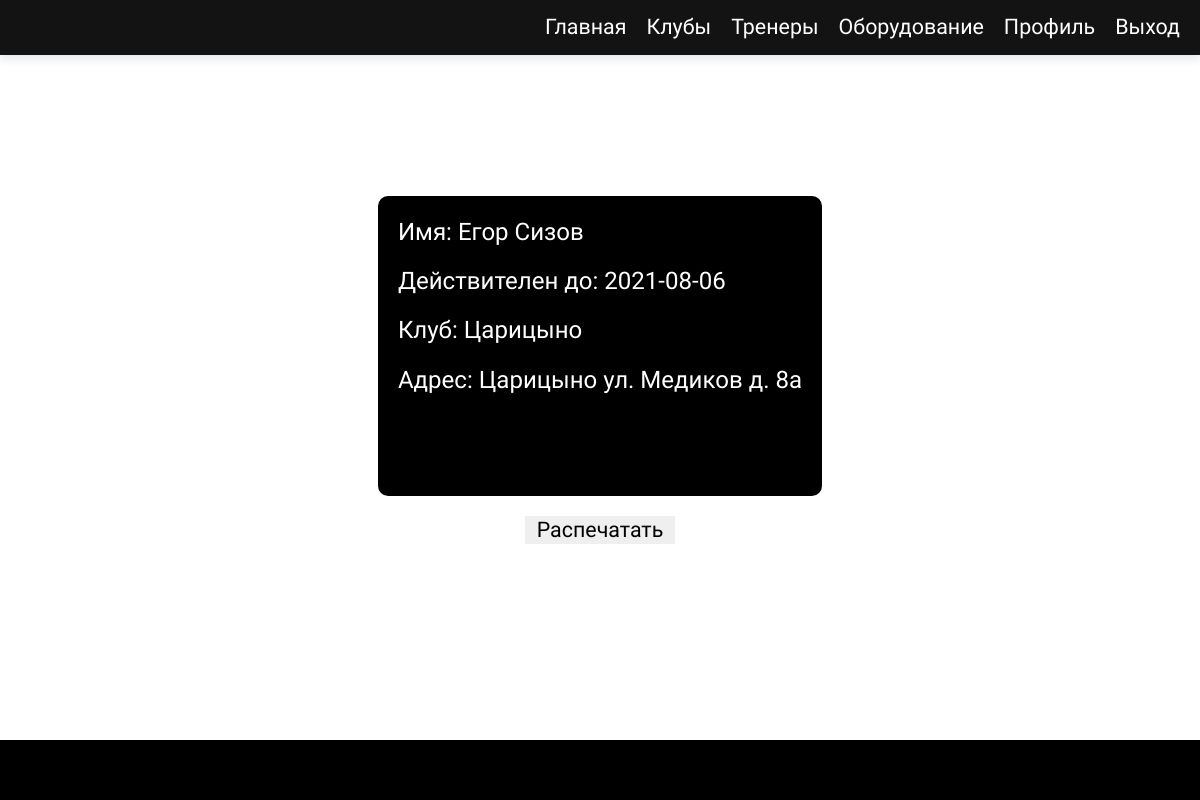
/ticket (signed in), run on an earlier commit of the app's database.
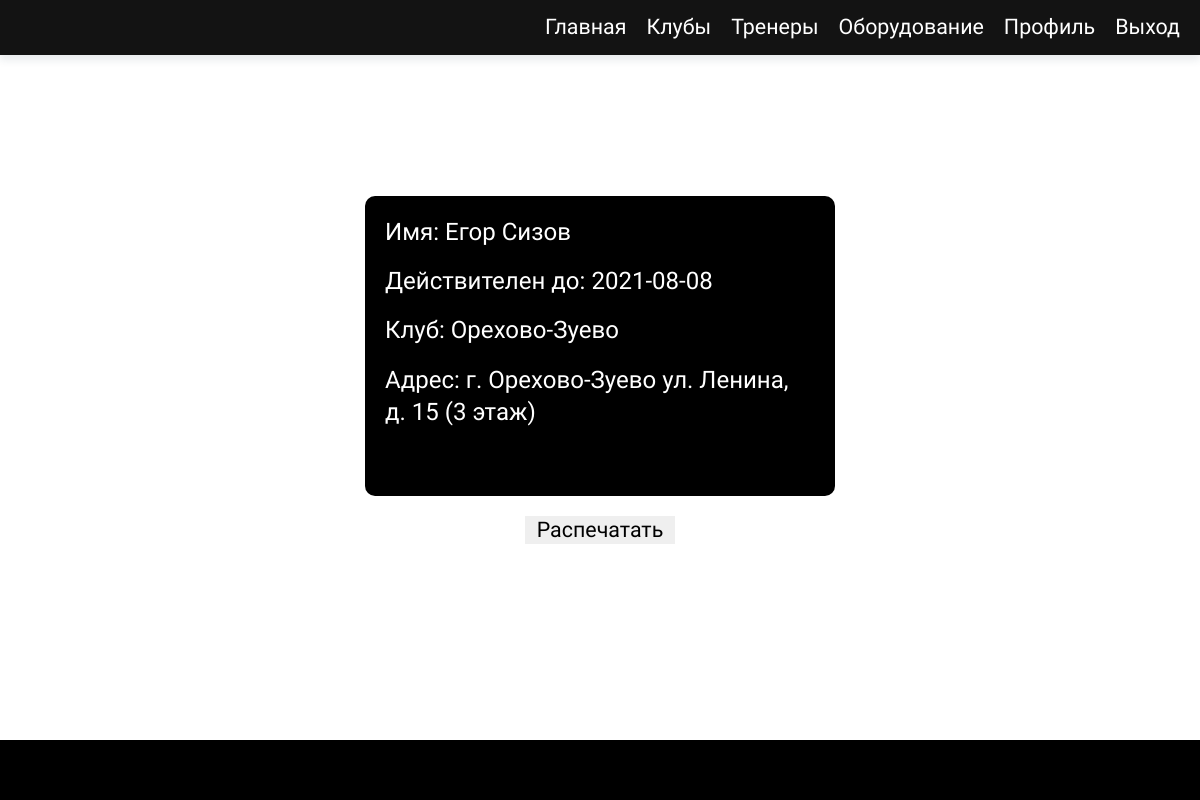
And on a later commit of the database.
### app.py (models this page shows)
class Ticket(db.Model):
    ticket_id = db.Column(db.Integer, db.ForeignKey("profiles.ticket_id", ondelete='CASCADE'), primary_key=True)
    date_start = db.Column(db.DateTime, default=datetime.now())
    date_end = db.Column(db.DateTime, default=datetime.utcnow() + timedelta(days= 30))
    club_id = db.Column(db.Integer, db.ForeignKey("clubs.id"), nullable=False)
    price = db.Column(db.Integer, nullable=False, default = 1200)

class Profiles(db.Model):
    id = db.Column(db.Integer, primary_key=True)
    name = db.Column(db.String(54), nullable=False)
    age = db.Column(db.Integer, nullable=False)
    city = db.Column(db.String(90), nullable=False)
    ticket_id = db.Column(db.Integer, nullable=True, unique=True)
    user_id = db.Column(db.Integer, db.ForeignKey("users.id", ondelete='CASCADE'), nullable=False, unique=True)
    image = db.Column(db.Text, nullable = True, default='./static/img/upload_profile/default.jpg')
    child = db.relationship('Ticket', backref="parent", passive_deletes=True)

class Clubs(db.Model):
    id = db.Column(db.Integer, primary_key=True)
    name = db.Column(db.String(54), nullable=False)
    address = db.Column(db.Text, nullable=False)
    image = db.Column(db.Text, nullable=False)

### app.py (the view)
@app.route('/ticket')
def ticket():
    ticket = db.session.query(Profiles, Ticket, Clubs
    ).filter(Profiles.id == current_user.id
    ).filter(Profiles.ticket_id == Ticket.ticket_id
    ).filter(Ticket.club_id == Clubs.id).all()
    return render_template('ticket.html', ticket=ticket)

### app.py (called while the page is built)
@event.listens_for(Engine, "connect")
def _set_sqlite_pragma(dbapi_connection, connection_record):
    if isinstance(dbapi_connection, SQLite3Connection):
        cursor = dbapi_connection.cursor()
        cursor.execute("PRAGMA foreign_keys=ON;")
        cursor.close()

@login_manager.user_loader
def load_user(user_id):
    return Users.query.get(user_id)

### templates/ticket.html (shortened to what this page needs)
{% extends "index.html" %}
{% block content %}
    <section class="ticket">
        <div class="ticket__wrapper">
            {% for item in ticket %}
                <div class="ticket__item">
                    <p>Имя: {{ item[0].name}} </p>
                    <p>Действителен до: {{(item[1].date_end | string)[:10]}}</p>
                    <p>Клуб: {{item[2].name}} </p>
                    <p>Адрес: {{item[2].address}}  </p>
                </div>
            {% endfor %}
            <button class="ticket__print">Распечатать</button>
        </div>
    </section>
{% endblock %}

What changed in the data, as far as the page shows it:
changed Profiles "Егор Сизов": name "Царицыно" → "Орехово-Зуево"; address "Царицыно ул. Медиков д. 8а" → "г. Орехово-Зуево ул. Ленина, д. 15 (3 этаж)"
changed Ticket: date_end "2021-08-06" → "2021-08-08"
